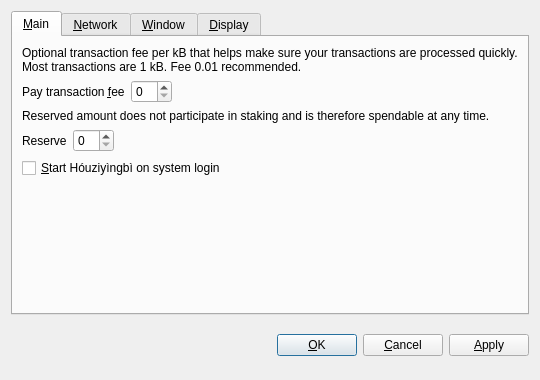
<?xml version="1.0" encoding="UTF-8"?>
<ui version="4.0">
 <class>OptionsDialog</class>
 <widget class="QDialog" name="OptionsDialog">
  <property name="geometry">
   <rect>
    <x>0</x>
    <y>0</y>
    <width>540</width>
    <height>380</height>
   </rect>
  </property>
  <property name="windowTitle">
   <string>Options</string>
  </property>
  <property name="modal">
   <bool>true</bool>
  </property>
  <layout class="QVBoxLayout" name="verticalLayout">
   <item>
    <widget class="QTabWidget" name="tabWidget">
     <property name="tabPosition">
      <enum>QTabWidget::North</enum>
     </property>
     <property name="currentIndex">
      <number>0</number>
     </property>
     <widget class="QWidget" name="tabMain">
      <attribute name="title">
       <string>&amp;Main</string>
      </attribute>
      <layout class="QVBoxLayout" name="verticalLayout_Main">
       <item>
        <widget class="QLabel" name="transactionFeeInfoLabel">
         <property name="text">
          <string>Optional transaction fee per kB that helps make sure your transactions are processed quickly. Most transactions are 1 kB. Fee 0.01 recommended.</string>
         </property>
         <property name="textFormat">
          <enum>Qt::PlainText</enum>
         </property>
         <property name="wordWrap">
          <bool>true</bool>
         </property>
        </widget>
       </item>
       <item>
        <layout class="QHBoxLayout" name="horizontalLayoutFee">
         <item>
          <widget class="QLabel" name="transactionFeeLabel">
           <property name="text">
            <string>Pay transaction &amp;fee</string>
           </property>
           <property name="textFormat">
            <enum>Qt::PlainText</enum>
           </property>
           <property name="buddy">
            <cstring>transactionFee</cstring>
           </property>
          </widget>
         </item>
         <item>
          <widget class="BitcoinAmountField" name="transactionFee"/>
         </item>
         <item>
          <spacer name="horizontalSpacerFee">
           <property name="orientation">
            <enum>Qt::Horizontal</enum>
           </property>
           <property name="sizeHint" stdset="0">
            <size>
             <width>40</width>
             <height>20</height>
            </size>
           </property>
          </spacer>
         </item>
        </layout>
       </item>
       <item>
        <widget class="QLabel" name="reserveBalanceInfoLabel">
         <property name="text">
          <string>Reserved amount does not participate in staking and is therefore spendable at any time.</string>
         </property>
         <property name="textFormat">
          <enum>Qt::PlainText</enum>
         </property>
         <property name="wordWrap">
          <bool>true</bool>
         </property>
        </widget>
       </item>
       <item>
        <layout class="QHBoxLayout" name="horizontalLayoutReserveBalance">
         <item>
          <widget class="QLabel" name="reserveBalanceLabel">
           <property name="text">
            <string>Reserve</string>
           </property>
           <property name="textFormat">
            <enum>Qt::PlainText</enum>
           </property>
           <property name="buddy">
            <cstring>reserveBalance</cstring>
           </property>
          </widget>
         </item>
         <item>
          <widget class="BitcoinAmountField" name="reserveBalance"/>
         </item>
         <item>
          <spacer name="horizontalSpacerReserveBalance">
           <property name="orientation">
            <enum>Qt::Horizontal</enum>
           </property>
           <property name="sizeHint" stdset="0">
            <size>
             <width>40</width>
             <height>20</height>
            </size>
           </property>
          </spacer>
         </item>
        </layout>
       </item>
       <item>
        <widget class="QCheckBox" name="bitcoinAtStartup">
         <property name="toolTip">
          <string>Automatically start Hóuziyìngbì after logging in to the system.</string>
         </property>
         <property name="text">
          <string>&amp;Start Hóuziyìngbì on system login</string>
         </property>
        </widget>
       </item>
       <item>
        <spacer name="verticalSpacer_Main">
         <property name="orientation">
          <enum>Qt::Vertical</enum>
         </property>
         <property name="sizeHint" stdset="0">
          <size>
           <width>20</width>
           <height>40</height>
          </size>
         </property>
        </spacer>
       </item>
      </layout>
     </widget>
     <widget class="QWidget" name="tabNetwork">
      <attribute name="title">
       <string>&amp;Network</string>
      </attribute>
      <layout class="QVBoxLayout" name="verticalLayout_Network">
       <item>
        <widget class="QCheckBox" name="mapPortUpnp">
         <property name="toolTip">
          <string>Automatically open the Hóuziyìngbì client port on the router. This only works when your router supports UPnP and it is enabled.</string>
         </property>
         <property name="text">
          <string>Map port using &amp;UPnP</string>
         </property>
        </widget>
       </item>
       <item>
        <widget class="QCheckBox" name="connectSocks">
         <property name="toolTip">
          <string>Connect to the Hóuziyìngbì network through a SOCKS5 proxy (e.g. when connecting through Tor).</string>
         </property>
         <property name="text">
          <string>&amp;Connect through SOCKS5 proxy:</string>
         </property>
        </widget>
       </item>
       <item>
        <layout class="QHBoxLayout" name="horizontalLayout_Network">
         <item>
          <widget class="QLabel" name="proxyIpLabel">
           <property name="text">
            <string>Proxy &amp;IP:</string>
           </property>
           <property name="textFormat">
            <enum>Qt::PlainText</enum>
           </property>
           <property name="buddy">
            <cstring>proxyIp</cstring>
           </property>
          </widget>
         </item>
         <item>
          <widget class="QValidatedLineEdit" name="proxyIp">
           <property name="maximumSize">
            <size>
             <width>140</width>
             <height>16777215</height>
            </size>
           </property>
           <property name="toolTip">
            <string>IP address of the proxy (e.g. 127.0.0.1)</string>
           </property>
          </widget>
         </item>
         <item>
          <widget class="QLabel" name="proxyPortLabel">
           <property name="text">
            <string>&amp;Port:</string>
           </property>
           <property name="textFormat">
            <enum>Qt::PlainText</enum>
           </property>
           <property name="buddy">
            <cstring>proxyPort</cstring>
           </property>
          </widget>
         </item>
         <item>
          <widget class="QLineEdit" name="proxyPort">
           <property name="maximumSize">
            <size>
             <width>55</width>
             <height>16777215</height>
            </size>
           </property>
           <property name="toolTip">
            <string>Port of the proxy (e.g. 9050)</string>
           </property>
          </widget>
         </item>
         <item>
          <spacer name="horizontalSpacer_Network">
           <property name="orientation">
            <enum>Qt::Horizontal</enum>
           </property>
           <property name="sizeHint" stdset="0">
            <size>
             <width>40</width>
             <height>20</height>
            </size>
           </property>
          </spacer>
         </item>
        </layout>
       </item>
       <item>
        <spacer name="verticalSpacer_Network">
         <property name="orientation">
          <enum>Qt::Vertical</enum>
         </property>
         <property name="sizeHint" stdset="0">
          <size>
           <width>20</width>
           <height>40</height>
          </size>
         </property>
        </spacer>
       </item>
      </layout>
     </widget>
     <widget class="QWidget" name="tabWindow">
      <attribute name="title">
       <string>&amp;Window</string>
      </attribute>
      <layout class="QVBoxLayout" name="verticalLayout_Window">
       <item>
        <widget class="QCheckBox" name="minimizeToTray">
         <property name="toolTip">
          <string>Show only a tray icon after minimizing the window.</string>
         </property>
         <property name="text">
          <string>&amp;Minimize to the tray instead of the taskbar</string>
         </property>
        </widget>
       </item>
       <item>
        <widget class="QCheckBox" name="minimizeOnClose">
         <property name="toolTip">
          <string>Minimize instead of exit the application when the window is closed. When this option is enabled, the application will be closed only after selecting Quit in the menu.</string>
         </property>
         <property name="text">
          <string>M&amp;inimize on close</string>
         </property>
        </widget>
       </item>
       <item>
        <spacer name="verticalSpacer_Window">
         <property name="orientation">
          <enum>Qt::Vertical</enum>
         </property>
         <property name="sizeHint" stdset="0">
          <size>
           <width>20</width>
           <height>40</height>
          </size>
         </property>
        </spacer>
       </item>
      </layout>
     </widget>
     <widget class="QWidget" name="tabDisplay">
      <attribute name="title">
       <string>&amp;Display</string>
      </attribute>
      <layout class="QVBoxLayout" name="verticalLayout_Display">
       <item>
        <layout class="QHBoxLayout" name="horizontalLayout_1_Display">
         <item>
          <widget class="QLabel" name="langLabel">
           <property name="text">
            <string>User Interface &amp;language:</string>
           </property>
           <property name="textFormat">
            <enum>Qt::PlainText</enum>
           </property>
           <property name="buddy">
            <cstring>lang</cstring>
           </property>
          </widget>
         </item>
         <item>
          <widget class="QValueComboBox" name="lang">
           <property name="toolTip">
            <string>The user interface language can be set here. This setting will take effect after restarting Hóuziyìngbì.</string>
           </property>
          </widget>
         </item>
        </layout>
       </item>
       <item>
        <layout class="QHBoxLayout" name="horizontalLayout_2_Display">
         <item>
          <widget class="QLabel" name="unitLabel">
           <property name="text">
            <string>&amp;Unit to show amounts in:</string>
           </property>
           <property name="textFormat">
            <enum>Qt::PlainText</enum>
           </property>
           <property name="buddy">
            <cstring>unit</cstring>
           </property>
          </widget>
         </item>
         <item>
          <widget class="QValueComboBox" name="unit">
           <property name="toolTip">
            <string>Choose the default subdivision unit to show in the interface and when sending coins.</string>
           </property>
          </widget>
         </item>
        </layout>
       </item>
       <item>
        <widget class="QCheckBox" name="coinControlFeatures">
         <property name="toolTip">
          <string>Whether to show coin control features or not.</string>
         </property>
         <property name="text">
          <string>Display coin &amp;control features (on by default)</string>
         </property>
        </widget>
       </item>
       <item>
        <widget class="QCheckBox" name="minimizeCoinAge">
         <property name="toolTip">
          <string>Whether to select the coin outputs randomly or with minimal coin age.</string>
         </property>
         <property name="text">
          <string>Minimize weight consumption (experimental)</string>
         </property>
        </widget>
       </item>
       <item>
        <spacer name="verticalSpacer_Display">
         <property name="orientation">
          <enum>Qt::Vertical</enum>
         </property>
         <property name="sizeHint" stdset="0">
          <size>
           <width>20</width>
           <height>40</height>
          </size>
         </property>
        </spacer>
       </item>
      </layout>
     </widget>
    </widget>
   </item>
   <item>
    <layout class="QHBoxLayout" name="horizontalLayout_Buttons">
     <item>
      <spacer name="horizontalSpacer_1">
       <property name="orientation">
        <enum>Qt::Horizontal</enum>
       </property>
       <property name="sizeHint" stdset="0">
        <size>
         <width>40</width>
         <height>48</height>
        </size>
       </property>
      </spacer>
     </item>
     <item>
      <widget class="QLabel" name="statusLabel">
       <property name="font">
        <font>
         <weight>75</weight>
         <bold>true</bold>
        </font>
       </property>
       <property name="text">
        <string/>
       </property>
       <property name="textFormat">
        <enum>Qt::PlainText</enum>
       </property>
       <property name="wordWrap">
        <bool>true</bool>
       </property>
      </widget>
     </item>
     <item>
      <spacer name="horizontalSpacer_2">
       <property name="orientation">
        <enum>Qt::Horizontal</enum>
       </property>
       <property name="sizeHint" stdset="0">
        <size>
         <width>40</width>
         <height>48</height>
        </size>
       </property>
      </spacer>
     </item>
     <item>
      <widget class="QPushButton" name="okButton">
       <property name="text">
        <string>&amp;OK</string>
       </property>
      </widget>
     </item>
     <item>
      <widget class="QPushButton" name="cancelButton">
       <property name="text">
        <string>&amp;Cancel</string>
       </property>
       <property name="autoDefault">
        <bool>false</bool>
       </property>
      </widget>
     </item>
     <item>
      <widget class="QPushButton" name="applyButton">
       <property name="text">
        <string>&amp;Apply</string>
       </property>
       <property name="autoDefault">
        <bool>false</bool>
       </property>
      </widget>
     </item>
    </layout>
   </item>
  </layout>
 </widget>
 <customwidgets>
  <customwidget>
   <class>QValidatedLineEdit</class>
   <extends>QLineEdit</extends>
   <header>qvalidatedlineedit.h</header>
  </customwidget>
  <customwidget>
   <class>BitcoinAmountField</class>
   <extends>QSpinBox</extends>
   <header>bitcoinamountfield.h</header>
  </customwidget>
  <customwidget>
   <class>QValueComboBox</class>
   <extends>QComboBox</extends>
   <header>qvaluecombobox.h</header>
  </customwidget>
 </customwidgets>
 <resources/>
 <connections/>
</ui>
